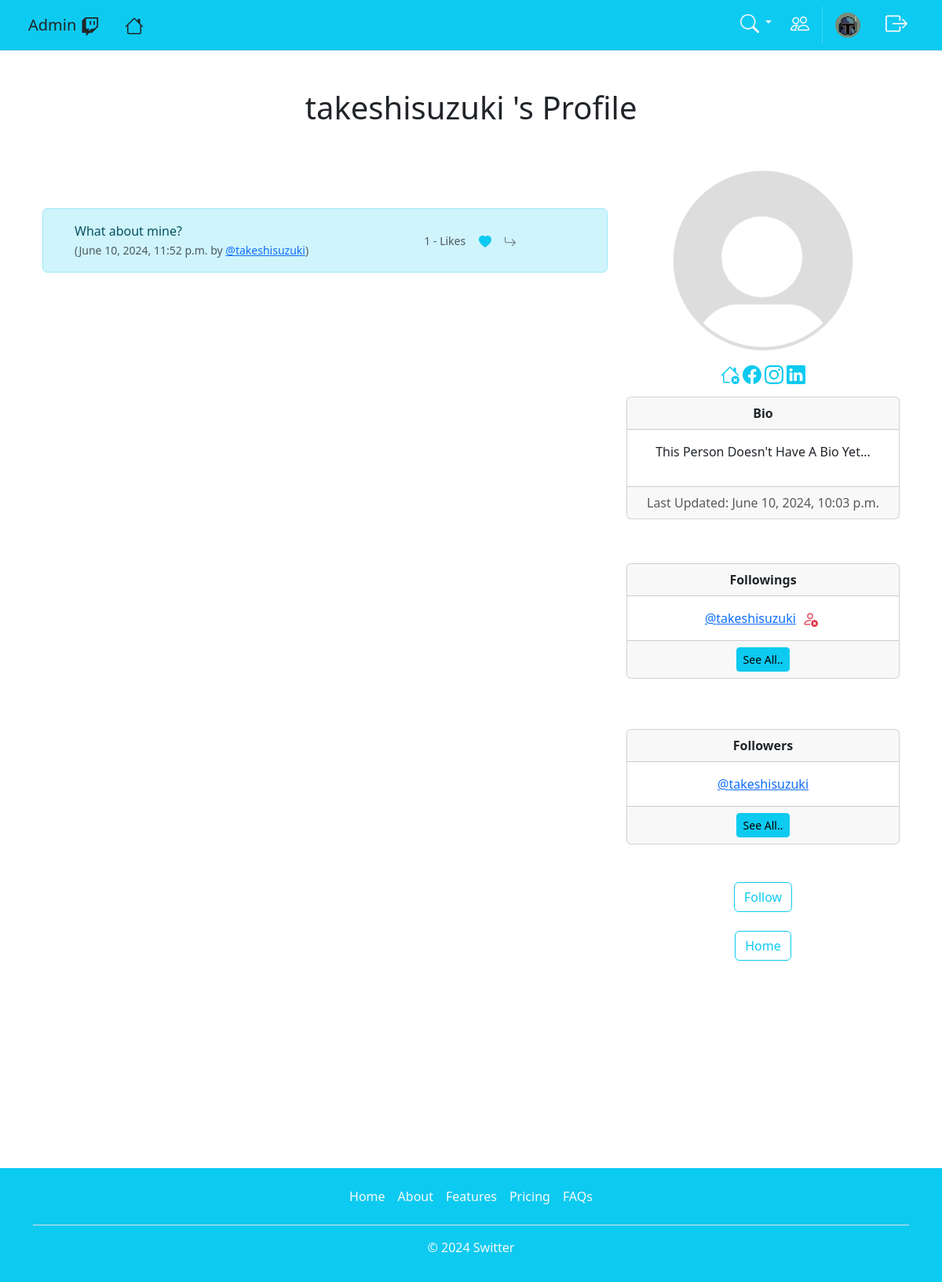
The page /profile/17 (signed in) on the database as committed earlier.
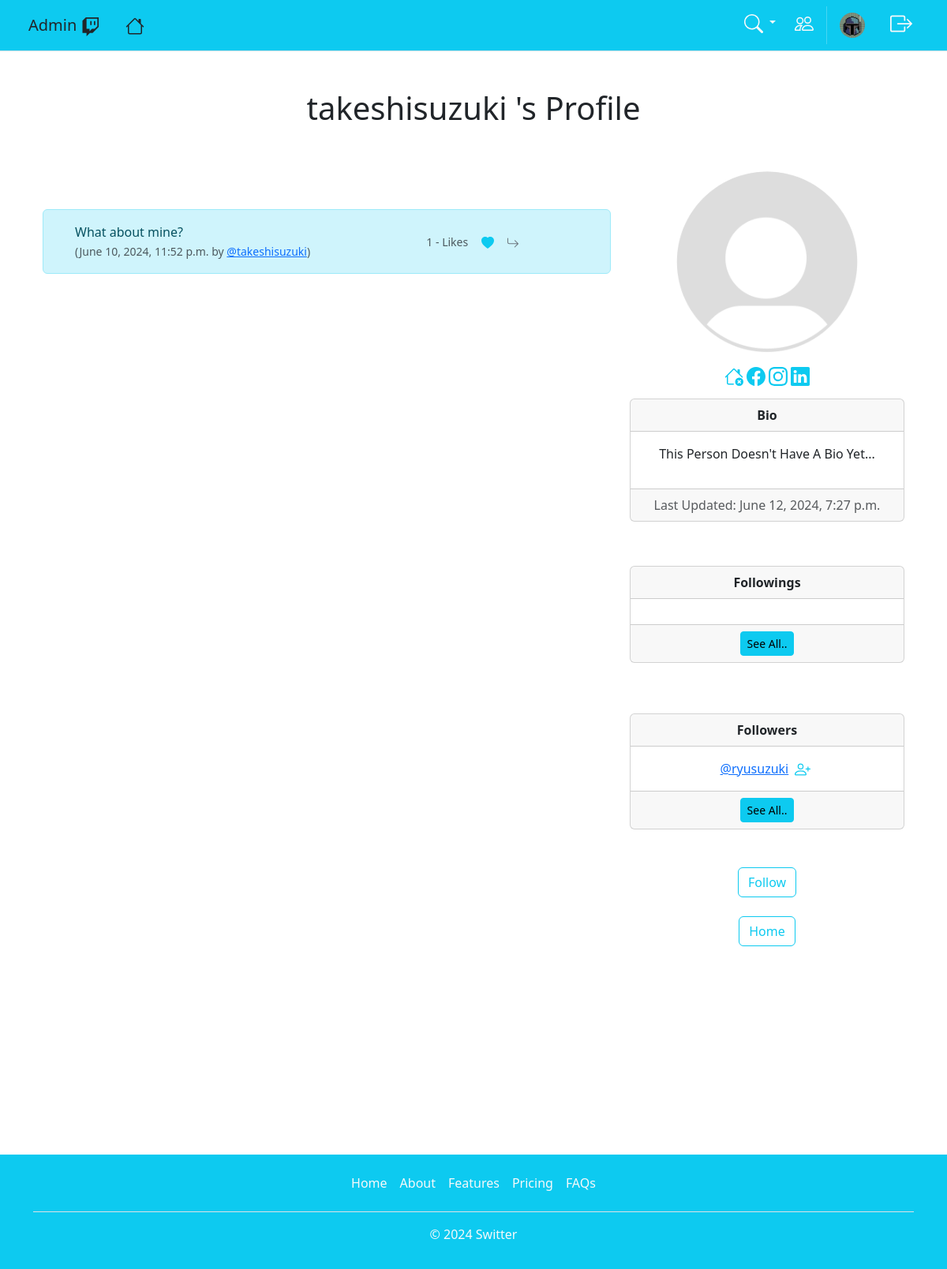
The same page on the database as committed later.
### witter/models.py (models this page shows, shortened)
class Swit(models.Model):
    user = models.ForeignKey(User, related_name="swits", on_delete=models.PROTECT)
    body = models.CharField(max_length=250)
    create_at = models.DateTimeField(auto_now_add=True)
    likes = models.ManyToManyField(User, related_name="swit_like", blank=True)
    def num_of_likes(self):
        return self.likes.count()

class Profile(models.Model):
    user = models.OneToOneField(User, on_delete=models.CASCADE)
    follows = models.ManyToManyField("self", related_name="followed_by", symmetrical=False, blank=True)
    last_updated = models.DateTimeField(User, auto_now=True)
    profile_img = models.ImageField(null=True, blank=True, upload_to="images/profile_pics/")
    profile_bio = models.CharField(max_length=500, null=True, blank=True)
    homepage = models.CharField(max_length=500, null=True, blank=True)
    facebook = models.CharField(max_length=500, null=True, blank=True)
    instagram = models.CharField(max_length=500, null=True, blank=True)
    linkedin = models.CharField(max_length=500, null=True, blank=True)
    def __str__(self):
        return self.user.username

### witter/views.py (the view, shortened to what this page needs)
# urls.py: path('profile/<int:pk>', views.profile, name="profile"),
def profile(request, pk):
    if request.user.is_authenticated:
        profile = Profile.objects.get(id=pk)
        swits = Swit.objects.filter(user_id=pk).order_by("-create_at")
        return render(request, "profile.html", {"profile":profile, "swits":swits})
    else:
        messages.success(request, "Login Or Register To View Profiles?")
        return redirect("home")

### witter/templates/profile.html (shortened to what the changed rows need)
{% extends "base.html" %}
{% block content %}
{% if user.is_authenticated %}
{% if profile %}
    <div class="container">
        <center>
            <h1>{{ profile.user }} 's Profile
        </h1>
        </center>
        <br><br>
        <div class="row">
        <div class="col-8">
        <br><br>
            {% for swit in swits %}
            <div class="alert alert-info" role="alert">
                <div class="container">
                    <div class="row">
                        <div class="col-md-8">
                            <div class="container align-self-center"> {{ swit.body }}<br>
                                <small class="text-muted">({{ swit.create_at }} by <a href="{% url 'profile' swit.user.id %}">@{{ swit.user }}</a>)</small><br>
                            </div>
                        </div>
                        <div class="col-md-4 container align-self-center">
                            <small class="text-muted">{{ swit.num_of_likes }} - Likes</small>
                            {% if user in swit.likes.all %}
                            <a class="text-info" href="{% url 'swit_like' swit.id %}">
                                <svg xmlns="http://www.w3.org/2000/svg" width="16" height="16" fill="currentColor" class="bi bi-heart-fill" viewBox="0 0 16 16">
                                    <path fill-rule="evenodd" d="M8 1.314C12.438-3.248 23.534 4.735 8 15-7.534 4.736 3.562-3.248 8 1.314z"/>
                                  </svg></a>
                            {% endif %}
                            <a class="text-secondary" href="{% url 'swit_show' swit.id %}">
                            </a>
                        </div>
                    </div>
                </div>
            </div>
            {% endfor %}
            <br>
            </div>
            <div class="col-sm-4">
                <div class="text-center">
                    {% if profile.profile_img %}
                    <img src="{{ profile.profile_img.url }}" class="rounded-circle" alt="Profile Picture" width="230" height="230">
                    {% else %}
                    <img src="../media/images/profile_pics/default_pfp.png" class="img-fluid rounded-circle" alt="Profile Picture" width="230" height="230">
                    {% endif %}
                    <br>
                    <div class="text-center my-3">
                    </div>
                </div>
                    <div class="card text-center my-md-3">
                        <div class="card-header">
                            <strong>Bio</strong>
                        </div>
                        <div class="card-body">
                            {% if profile.profile_bio %}
                            <p align="justify">
                                {{ profile.profile_bio }}
                            </p>
                            <br>
                            {% else %}
                            <p>This Person Doesn't Have A Bio Yet...</p>
                            {% endif %}
                        </div>
                        <div class="card-footer text-body-secondary">
                            Last Updated: {{ profile.last_updated }}
                        </div>
                    </div>
                <br>
                    <div class="card text-center my-md-3">
                        <div class="card-header">
                            <strong>Followings</strong>
                        </div>
                        <div class="card-body">
                            {% for following in profile.follows.all|slice:5 %}
                            <a href="{% url 'profile' following.id %}">@{{ following }}</a>
                            <a href="{% url 'unfollow' following.id %}" class="mx-1"></a><br>
                            {% endfor %}
                        </div>
                        <div class="card-footer text-body-secondary">
                            <a class="btn btn-sm btn-info" href="{% url 'follows' profile.user.id %}">
                                See All..
                            </a>
                        </div>
                    </div>
                    <br><br>
                    <div class="card text-center">
                        <div class="card-header">
                            <strong>Followers</strong>
                        </div>
                        <div class="card-body">
                        {% for follower in profile.followed_by.all|slice:5 %}
                            {% if follower in profile.follows.all %}
                            <a href="{% url 'profile' follower.id %}">@{{ follower }}</a><br>
                            {% else %}
                            <a href="{% url 'profile' follower.id %}">@{{ follower }}</a>
                            <a href="{% url 'follow' follower.id %}" class="mx-1"></a>
                            <br>
                            {% endif %}
                        {% endfor %}
                        </div>
                        <div class="card-footer text-body-secondary">
                            <a class="btn btn-sm btn-info" href="{% url 'followers' profile.user.id %}">
                                See All..
                            </a>
                        </div>
                        </div>
                    <br><br>
                    <form method="post">
                        {% if profile in user.profile.follows.all %}
                        <div class="text-center">
                            <button class="btn btn-outline-danger"  type="submit" name="follow" value="unfollow">Unfollow</button>
                        </div>
                        {% else %}
                        <div class="text-center">
                            <button class="btn btn-outline-info" type="submit" name="follow" value="follow">Follow</button>
                        </div>
                        {% endif %}
                    </form>
                        <br>
                        <div class="text-center">
                        <a class="btn btn-outline-info" href="{% url 'home' %}">Home</a>
                        <br>
                    </div>
                </div>
            </div>
            <br><br>
        </div>
    </div>
{% endif %}
{% endif %}
{% endblock %}

Rows that differ between the two databases and show on the page:
no longer on one of the page's lists (row edited): Profile: user.username "takeshisuzuki"
changed Profile "takeshisuzuki": last_updated "June 10, 2024, 10:03 p.m." → "June 12, 2024, 7:27 p.m."
now on this page (row edited): Profile: user.username "ryusuzuki"
